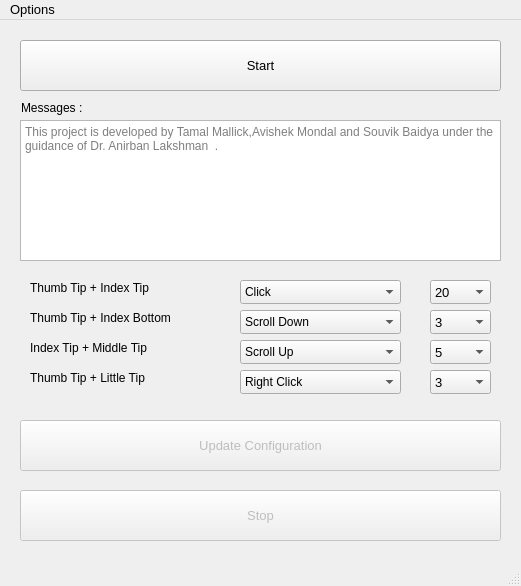
<?xml version="1.0" encoding="UTF-8"?>
<ui version="4.0">
 <class>MainWindow</class>
 <widget class="QMainWindow" name="MainWindow">
  <property name="geometry">
   <rect>
    <x>0</x>
    <y>0</y>
    <width>521</width>
    <height>586</height>
   </rect>
  </property>
  <property name="font">
   <font>
    <pointsize>10</pointsize>
   </font>
  </property>
  <property name="windowTitle">
   <string>Virtual Mouse</string>
  </property>
  <property name="windowIcon">
   <iconset>
    <normaloff>../images/red.ico</normaloff>../images/red.ico</iconset>
  </property>
  <widget class="QWidget" name="centralwidget">
   <widget class="QPushButton" name="pushButton_start">
    <property name="enabled">
     <bool>true</bool>
    </property>
    <property name="geometry">
     <rect>
      <x>20</x>
      <y>20</y>
      <width>481</width>
      <height>51</height>
     </rect>
    </property>
    <property name="cursor">
     <cursorShape>PointingHandCursor</cursorShape>
    </property>
    <property name="text">
     <string>Start</string>
    </property>
   </widget>
   <widget class="QComboBox" name="comboBox_a3">
    <property name="geometry">
     <rect>
      <x>240</x>
      <y>320</y>
      <width>161</width>
      <height>24</height>
     </rect>
    </property>
    <property name="font">
     <font>
      <pointsize>9</pointsize>
     </font>
    </property>
    <item>
     <property name="text">
      <string>Scroll Up</string>
     </property>
    </item>
    <item>
     <property name="text">
      <string>Scroll Down</string>
     </property>
    </item>
    <item>
     <property name="text">
      <string>Change Tab</string>
     </property>
    </item>
    <item>
     <property name="text">
      <string>Change Window</string>
     </property>
    </item>
    <item>
     <property name="text">
      <string>Minimize All</string>
     </property>
    </item>
    <item>
     <property name="text">
      <string>Lock Window</string>
     </property>
    </item>
    <item>
     <property name="text">
      <string>Exit Window</string>
     </property>
    </item>
    <item>
     <property name="text">
      <string>File Manager</string>
     </property>
    </item>
    <item>
     <property name="text">
      <string>Press Enter</string>
     </property>
    </item>
    <item>
     <property name="text">
      <string>Virtual Keyboard</string>
     </property>
    </item>
    <item>
     <property name="text">
      <string>Game1</string>
     </property>
    </item>
    <item>
     <property name="text">
      <string>Game2</string>
     </property>
    </item>
    <item>
     <property name="text">
      <string>Game3</string>
     </property>
    </item>
    <item>
     <property name="text">
      <string>Click</string>
     </property>
    </item>
    <item>
     <property name="text">
      <string>Right Click</string>
     </property>
    </item>
   </widget>
   <widget class="QPushButton" name="pushButton_stop">
    <property name="enabled">
     <bool>false</bool>
    </property>
    <property name="geometry">
     <rect>
      <x>20</x>
      <y>470</y>
      <width>481</width>
      <height>51</height>
     </rect>
    </property>
    <property name="font">
     <font>
      <pointsize>10</pointsize>
     </font>
    </property>
    <property name="cursor">
     <cursorShape>PointingHandCursor</cursorShape>
    </property>
    <property name="text">
     <string>Stop</string>
    </property>
   </widget>
   <widget class="QPushButton" name="pushButton_update">
    <property name="enabled">
     <bool>false</bool>
    </property>
    <property name="geometry">
     <rect>
      <x>20</x>
      <y>400</y>
      <width>481</width>
      <height>51</height>
     </rect>
    </property>
    <property name="cursor">
     <cursorShape>PointingHandCursor</cursorShape>
    </property>
    <property name="text">
     <string>Update Configuration</string>
    </property>
   </widget>
   <widget class="QComboBox" name="comboBox_dpi2">
    <property name="geometry">
     <rect>
      <x>430</x>
      <y>290</y>
      <width>61</width>
      <height>24</height>
     </rect>
    </property>
    <item>
     <property name="text">
      <string>3</string>
     </property>
    </item>
    <item>
     <property name="text">
      <string>5</string>
     </property>
    </item>
    <item>
     <property name="text">
      <string>10</string>
     </property>
    </item>
    <item>
     <property name="text">
      <string>15</string>
     </property>
    </item>
    <item>
     <property name="text">
      <string>20</string>
     </property>
    </item>
    <item>
     <property name="text">
      <string>25</string>
     </property>
    </item>
    <item>
     <property name="text">
      <string>30</string>
     </property>
    </item>
    <item>
     <property name="text">
      <string>35</string>
     </property>
    </item>
    <item>
     <property name="text">
      <string>40</string>
     </property>
    </item>
    <item>
     <property name="text">
      <string>45</string>
     </property>
    </item>
    <item>
     <property name="text">
      <string>50</string>
     </property>
    </item>
    <item>
     <property name="text">
      <string>1</string>
     </property>
    </item>
    <item>
     <property name="text">
      <string>2</string>
     </property>
    </item>
   </widget>
   <widget class="QComboBox" name="comboBox_dpi3">
    <property name="geometry">
     <rect>
      <x>430</x>
      <y>320</y>
      <width>61</width>
      <height>24</height>
     </rect>
    </property>
    <property name="editable">
     <bool>false</bool>
    </property>
    <property name="currentText">
     <string>5</string>
    </property>
    <property name="placeholderText">
     <string/>
    </property>
    <item>
     <property name="text">
      <string>5</string>
     </property>
    </item>
    <item>
     <property name="text">
      <string>10</string>
     </property>
    </item>
    <item>
     <property name="text">
      <string>15</string>
     </property>
    </item>
    <item>
     <property name="text">
      <string>20</string>
     </property>
    </item>
    <item>
     <property name="text">
      <string>25</string>
     </property>
    </item>
    <item>
     <property name="text">
      <string>30</string>
     </property>
    </item>
    <item>
     <property name="text">
      <string>35</string>
     </property>
    </item>
    <item>
     <property name="text">
      <string>40</string>
     </property>
    </item>
    <item>
     <property name="text">
      <string>45</string>
     </property>
    </item>
    <item>
     <property name="text">
      <string>50</string>
     </property>
    </item>
    <item>
     <property name="text">
      <string>1</string>
     </property>
    </item>
    <item>
     <property name="text">
      <string>2</string>
     </property>
    </item>
    <item>
     <property name="text">
      <string>3</string>
     </property>
    </item>
   </widget>
   <widget class="QComboBox" name="comboBox_dpi4">
    <property name="geometry">
     <rect>
      <x>430</x>
      <y>350</y>
      <width>61</width>
      <height>24</height>
     </rect>
    </property>
    <item>
     <property name="text">
      <string>3</string>
     </property>
    </item>
    <item>
     <property name="text">
      <string>5</string>
     </property>
    </item>
    <item>
     <property name="text">
      <string>10</string>
     </property>
    </item>
    <item>
     <property name="text">
      <string>15</string>
     </property>
    </item>
    <item>
     <property name="text">
      <string>20</string>
     </property>
    </item>
    <item>
     <property name="text">
      <string>25</string>
     </property>
    </item>
    <item>
     <property name="text">
      <string>30</string>
     </property>
    </item>
    <item>
     <property name="text">
      <string>35</string>
     </property>
    </item>
    <item>
     <property name="text">
      <string>40</string>
     </property>
    </item>
    <item>
     <property name="text">
      <string>45</string>
     </property>
    </item>
    <item>
     <property name="text">
      <string>50</string>
     </property>
    </item>
    <item>
     <property name="text">
      <string>1</string>
     </property>
    </item>
    <item>
     <property name="text">
      <string>2</string>
     </property>
    </item>
   </widget>
   <widget class="QComboBox" name="comboBox_a1">
    <property name="enabled">
     <bool>true</bool>
    </property>
    <property name="geometry">
     <rect>
      <x>240</x>
      <y>260</y>
      <width>161</width>
      <height>24</height>
     </rect>
    </property>
    <property name="font">
     <font>
      <pointsize>9</pointsize>
     </font>
    </property>
    <item>
     <property name="text">
      <string>Click</string>
     </property>
    </item>
   </widget>
   <widget class="QComboBox" name="comboBox_dpi1">
    <property name="geometry">
     <rect>
      <x>430</x>
      <y>260</y>
      <width>61</width>
      <height>24</height>
     </rect>
    </property>
    <property name="placeholderText">
     <string/>
    </property>
    <item>
     <property name="text">
      <string>20</string>
     </property>
    </item>
    <item>
     <property name="text">
      <string>25</string>
     </property>
    </item>
    <item>
     <property name="text">
      <string>30</string>
     </property>
    </item>
    <item>
     <property name="text">
      <string>35</string>
     </property>
    </item>
    <item>
     <property name="text">
      <string>40</string>
     </property>
    </item>
    <item>
     <property name="text">
      <string>45</string>
     </property>
    </item>
    <item>
     <property name="text">
      <string>50</string>
     </property>
    </item>
    <item>
     <property name="text">
      <string>1</string>
     </property>
    </item>
    <item>
     <property name="text">
      <string>2</string>
     </property>
    </item>
    <item>
     <property name="text">
      <string>3</string>
     </property>
    </item>
    <item>
     <property name="text">
      <string>5</string>
     </property>
    </item>
    <item>
     <property name="text">
      <string>10</string>
     </property>
    </item>
    <item>
     <property name="text">
      <string>15</string>
     </property>
    </item>
   </widget>
   <widget class="QLabel" name="label_msg">
    <property name="geometry">
     <rect>
      <x>21</x>
      <y>80</y>
      <width>91</width>
      <height>16</height>
     </rect>
    </property>
    <property name="font">
     <font>
      <pointsize>9</pointsize>
     </font>
    </property>
    <property name="text">
     <string>Messages : </string>
    </property>
   </widget>
   <widget class="QLabel" name="label_a1">
    <property name="geometry">
     <rect>
      <x>30</x>
      <y>260</y>
      <width>191</width>
      <height>16</height>
     </rect>
    </property>
    <property name="font">
     <font>
      <pointsize>9</pointsize>
     </font>
    </property>
    <property name="text">
     <string>Thumb Tip + Index Tip</string>
    </property>
   </widget>
   <widget class="QLabel" name="label_a2">
    <property name="geometry">
     <rect>
      <x>30</x>
      <y>290</y>
      <width>191</width>
      <height>16</height>
     </rect>
    </property>
    <property name="font">
     <font>
      <pointsize>9</pointsize>
     </font>
    </property>
    <property name="text">
     <string>Thumb Tip + Index Bottom</string>
    </property>
   </widget>
   <widget class="QLabel" name="label_a3">
    <property name="geometry">
     <rect>
      <x>30</x>
      <y>320</y>
      <width>191</width>
      <height>16</height>
     </rect>
    </property>
    <property name="font">
     <font>
      <pointsize>9</pointsize>
     </font>
    </property>
    <property name="text">
     <string>Index Tip + Middle Tip</string>
    </property>
   </widget>
   <widget class="QLabel" name="label_a4">
    <property name="geometry">
     <rect>
      <x>30</x>
      <y>350</y>
      <width>191</width>
      <height>16</height>
     </rect>
    </property>
    <property name="font">
     <font>
      <pointsize>9</pointsize>
     </font>
    </property>
    <property name="text">
     <string>Thumb Tip + Little Tip</string>
    </property>
   </widget>
   <widget class="QPlainTextEdit" name="plainTextEdit_msg">
    <property name="geometry">
     <rect>
      <x>20</x>
      <y>100</y>
      <width>481</width>
      <height>141</height>
     </rect>
    </property>
    <property name="font">
     <font>
      <pointsize>9</pointsize>
     </font>
    </property>
    <property name="readOnly">
     <bool>true</bool>
    </property>
    <property name="placeholderText">
     <string>This project is developed by Tamal Mallick,Avishek Mondal and Souvik Baidya under the guidance of Dr. Anirban Lakshman  . </string>
    </property>
   </widget>
   <widget class="QComboBox" name="comboBox_a2">
    <property name="geometry">
     <rect>
      <x>240</x>
      <y>290</y>
      <width>161</width>
      <height>24</height>
     </rect>
    </property>
    <property name="font">
     <font>
      <pointsize>9</pointsize>
     </font>
    </property>
    <item>
     <property name="text">
      <string>Scroll Down</string>
     </property>
    </item>
    <item>
     <property name="text">
      <string>Change Tab</string>
     </property>
    </item>
    <item>
     <property name="text">
      <string>Change Window</string>
     </property>
    </item>
    <item>
     <property name="text">
      <string>Minimize All</string>
     </property>
    </item>
    <item>
     <property name="text">
      <string>Lock Window</string>
     </property>
    </item>
    <item>
     <property name="text">
      <string>Exit Window</string>
     </property>
    </item>
    <item>
     <property name="text">
      <string>File Manager</string>
     </property>
    </item>
    <item>
     <property name="text">
      <string>Press Enter</string>
     </property>
    </item>
    <item>
     <property name="text">
      <string>Virtual Keyboard</string>
     </property>
    </item>
    <item>
     <property name="text">
      <string>Game1</string>
     </property>
    </item>
    <item>
     <property name="text">
      <string>Game2</string>
     </property>
    </item>
    <item>
     <property name="text">
      <string>Game3</string>
     </property>
    </item>
    <item>
     <property name="text">
      <string>Click</string>
     </property>
    </item>
    <item>
     <property name="text">
      <string>Right Click</string>
     </property>
    </item>
    <item>
     <property name="text">
      <string>Scroll Up</string>
     </property>
    </item>
   </widget>
   <widget class="QComboBox" name="comboBox_a4">
    <property name="geometry">
     <rect>
      <x>240</x>
      <y>350</y>
      <width>161</width>
      <height>24</height>
     </rect>
    </property>
    <property name="font">
     <font>
      <pointsize>9</pointsize>
     </font>
    </property>
    <item>
     <property name="text">
      <string>Right Click</string>
     </property>
    </item>
    <item>
     <property name="text">
      <string>Scroll Up</string>
     </property>
    </item>
    <item>
     <property name="text">
      <string>Scroll Down</string>
     </property>
    </item>
    <item>
     <property name="text">
      <string>Change Tab</string>
     </property>
    </item>
    <item>
     <property name="text">
      <string>Change Window</string>
     </property>
    </item>
    <item>
     <property name="text">
      <string>Minimize All</string>
     </property>
    </item>
    <item>
     <property name="text">
      <string>Lock Window</string>
     </property>
    </item>
    <item>
     <property name="text">
      <string>Exit Window</string>
     </property>
    </item>
    <item>
     <property name="text">
      <string>File Manager</string>
     </property>
    </item>
    <item>
     <property name="text">
      <string>Press Enter</string>
     </property>
    </item>
    <item>
     <property name="text">
      <string>Virtual Keyboard</string>
     </property>
    </item>
    <item>
     <property name="text">
      <string>Game1</string>
     </property>
    </item>
    <item>
     <property name="text">
      <string>Game2</string>
     </property>
    </item>
    <item>
     <property name="text">
      <string>Game3</string>
     </property>
    </item>
    <item>
     <property name="text">
      <string>Game4</string>
     </property>
    </item>
    <item>
     <property name="text">
      <string>Click</string>
     </property>
    </item>
   </widget>
  </widget>
  <widget class="QMenuBar" name="menubar">
   <property name="geometry">
    <rect>
     <x>0</x>
     <y>0</y>
     <width>521</width>
     <height>23</height>
    </rect>
   </property>
   <widget class="QMenu" name="menuOptions">
    <property name="title">
     <string>Options</string>
    </property>
    <addaction name="actionHelp"/>
    <addaction name="actionClose"/>
   </widget>
   <addaction name="menuOptions"/>
  </widget>
  <widget class="QStatusBar" name="statusbar"/>
  <action name="actionHelp">
   <property name="text">
    <string>Help</string>
   </property>
   <property name="shortcut">
    <string>Shift+H</string>
   </property>
  </action>
  <action name="actionClose">
   <property name="text">
    <string>Close</string>
   </property>
   <property name="shortcut">
    <string>Shift+C</string>
   </property>
  </action>
 </widget>
 <resources/>
 <connections/>
</ui>
